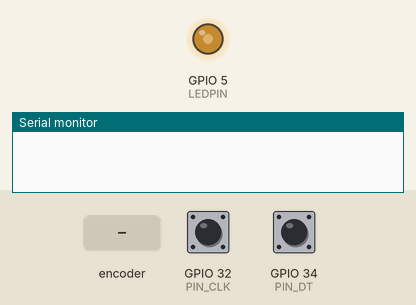
Recording of a sketch running on a simulated ESP32. Parts: output pins drawn as LEDs (lit = HIGH), the last lines printed to the serial monitor. Inputs (shaded band) come from the test bench; at power-on: GPIO 32 (PIN_CLK) HIGH, GPIO 34 (PIN_DT) HIGH.

Above: at 1.2 s.
1.3 s: rotary encoder on GPIO 32 (PIN_CLK) / GPIO 34 (PIN_DT) turned 1 step (first pin leading)
At 2.8 s:
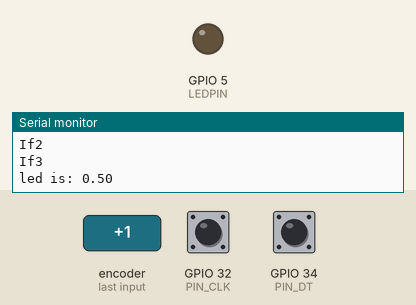
4.5 s: rotary encoder on GPIO 32 (PIN_CLK) / GPIO 34 (PIN_DT) turned 2 steps (second pin leading)
At 5.6 s:
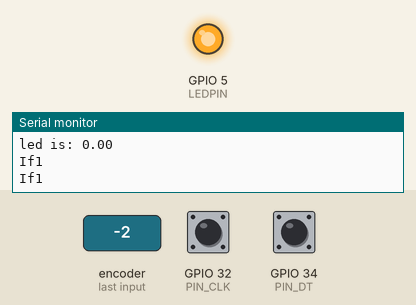
Timing chart, 0 to 7.5 s (numbered marks = the images above; inputs shaded):
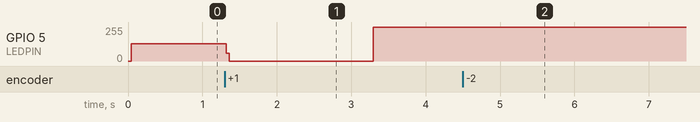

Measured:
- after the input at 1.3 s, GPIO 5 (LEDPIN): 128/255 → 0/255 at once, → 255/255 2.0 s later
- after the input at 4.5 s, GPIO 5 (LEDPIN): stops changing and stays 255/255

The sketch:

HardwareOpdracht1_ipmedt5_2324.ino
```cpp
#define PIN_CLK 32
#define PIN_DT 34
#define PIN_SW 35 //button on the encoder
#define LEDPIN 5


int state;
int lastState;
float ledFrequentie = 0;

int ledState = LOW;

unsigned long previousMillis = 0;
long interval = 0;

void setup() {
  // put your setup code here, to run once:
  pinMode(PIN_CLK, INPUT);
  pinMode(PIN_DT, INPUT);
  pinMode(PIN_SW, INPUT);

  pinMode(LEDPIN, OUTPUT);

  Serial.begin(9600);

  lastState = digitalRead(PIN_CLK);
}

void loop() {
  // put your main code here, to run repeatedly:
  state = digitalRead(PIN_CLK);
  if(lastState != state){
    Serial.println("If1");
    if(digitalRead(PIN_DT)!= state){
      Serial.println("If2");
      if(ledFrequentie != 100){
        Serial.println("If3");
        ledFrequentie += 0.25;
        interval = (1/ledFrequentie)*1000;
        Serial.print("led is: ");
        Serial.println(ledFrequentie);
      }
    }
    else {
      if (ledFrequentie != 0){
      Serial.println("elseif");
      ledFrequentie -= 0.25;
      interval = (1/ledFrequentie)*1000;
      Serial.print("led is: ");
      Serial.println(ledFrequentie);
      }
    }
  }

  lastState = state;

  unsigned long currentMillis = millis();

  if(currentMillis - previousMillis >= interval){
    previousMillis = currentMillis;
    if(ledState ==LOW){
      ledState = HIGH;
    }
    else{
      ledState = LOW;
    }
    digitalWrite(LEDPIN, ledState);
  }
}
```
